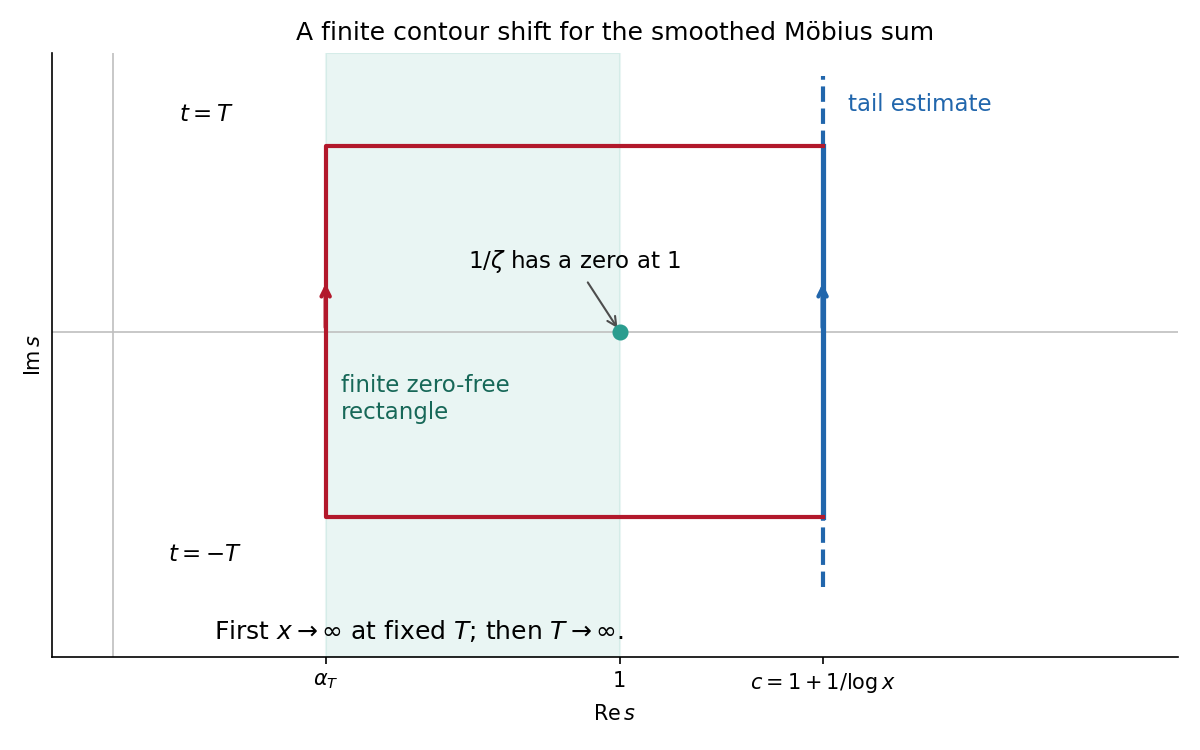

This figure's Python source:
"""Original contour schematic. Python 3.14, NumPy and Matplotlib. Output in CWD."""
import matplotlib
matplotlib.use("Agg")
import matplotlib.pyplot as plt
fig,ax=plt.subplots(figsize=(8,5),facecolor="white")
alpha,c,T=.42,1.4,1.6
ax.axhline(0,color=".75",lw=.8);ax.axvline(0,color=".75",lw=.8)
ax.axvspan(alpha,1,alpha=.10,color="#2a9d8f")
ax.plot([c,c],[-T,T],color="#2166ac",lw=2.5)
ax.plot([c,c],[-2.2,-T],color="#2166ac",lw=2,ls="--")
ax.plot([c,c],[T,2.2],color="#2166ac",lw=2,ls="--")
ax.plot([c,alpha,alpha,c],[T,T,-T,-T],color="#b2182b",lw=2)
for x,y,dy,col in [(c,0,.45,"#2166ac"),(alpha,0,.45,"#b2182b")]:
 ax.annotate("",(x,y+dy),(x,y),arrowprops=dict(arrowstyle="->",color=col,lw=2))
ax.scatter([1],[0],s=45,color="#2a9d8f",zorder=5)
ax.annotate(r"$1/\zeta$ has a zero at $1$",(1,0),(.70,.55),
             arrowprops=dict(arrowstyle="->",color=".3"),fontsize=11)
ax.text(.13,1.81,r"$t=T$",fontsize=11)
ax.text(.11,-1.98,r"$t=-T$",fontsize=11)
ax.text(1.45,1.9,"tail estimate",color="#2166ac",fontsize=11)
ax.text(.45,-.75,"finite zero-free\nrectangle",color="#176858",fontsize=11)
ax.text(.20,-2.65,r"First $x\to\infty$ at fixed $T$; then $T\to\infty$.",fontsize=12)
ax.set(xticks=[alpha,1,c],xticklabels=[r"$\alpha_T$","1",r"$c=1+1/\log x$"],
       yticks=[],xlim=(-.12,2.1),ylim=(-2.8,2.4),xlabel=r"$\operatorname{Re}s$",
       ylabel=r"$\operatorname{Im}s$",title="A finite contour shift for the smoothed Möbius sum")
ax.spines[["top","right"]].set_visible(False)
fig.tight_layout()
fig.savefig("2009-mobius-contour.png",dpi=150,facecolor="white")
